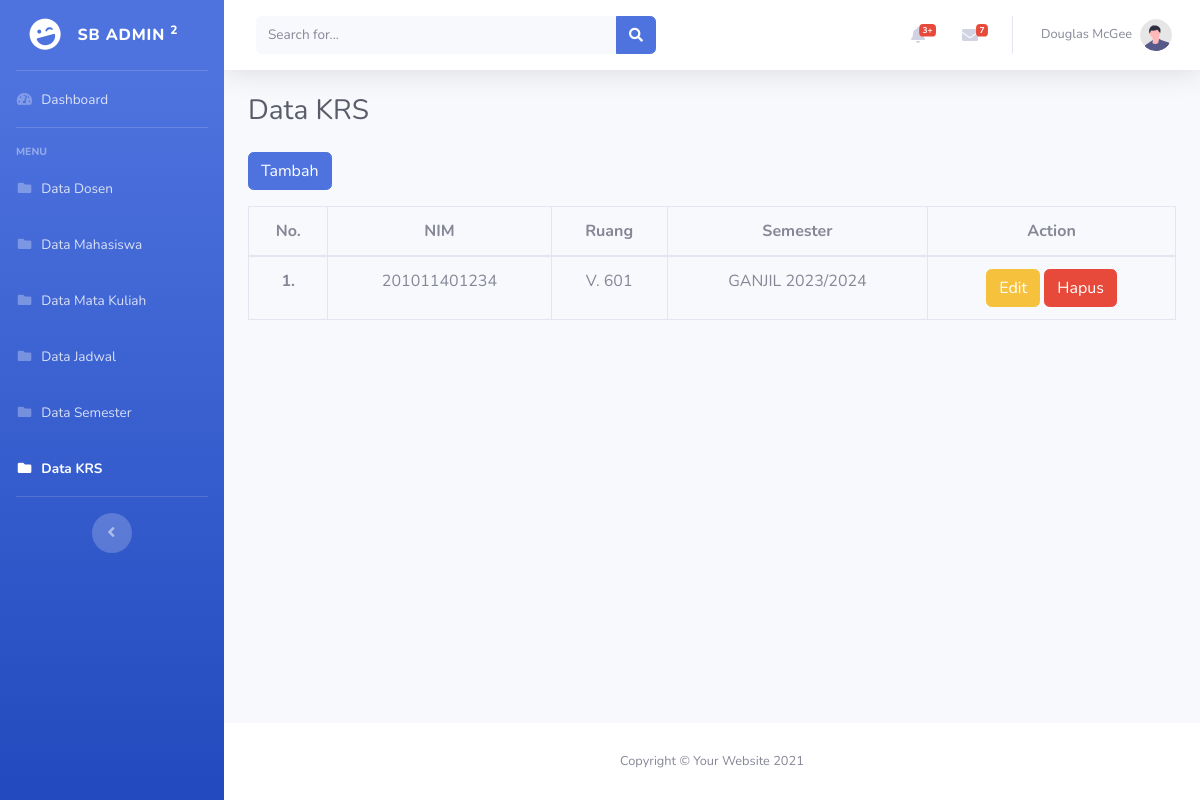
The app's page /admin/krs.php with its own data.
### tables this page shows
CREATE TABLE `tbl_krs` (
  `id_krs` int(11) NOT NULL,
  `nim` varchar(12) NOT NULL,
  `id_jadwal` int(11) NOT NULL,
  `kd_semester` varchar(11) NOT NULL
);

CREATE TABLE `tbl_mahasiswa` (
  `nim` varchar(12) NOT NULL,
  `nama_mahasiswa` varchar(225) NOT NULL,
  `alamat` varchar(255) NOT NULL,
  `jurusan` varchar(59) NOT NULL
);

CREATE TABLE `tbl_jadwal` (
  `id_jadwal` int(11) NOT NULL,
  `kd_dosen` varchar(11) NOT NULL,
  `kd_matkul` varchar(11) NOT NULL,
  `jam` varchar(50) NOT NULL,
  `ruang` varchar(50) NOT NULL
);

CREATE TABLE `tbl_semester` (
  `kd_semester` varchar(11) NOT NULL,
  `semester` varchar(30) NOT NULL
);

### db.php (called while the page is built, shortened)
<?php
class db
{
    private $koneksi;
    function __construct()
    {
        $this->koneksi = new mysqli("localhost", "root", "", "db_pelatihan");
    }
    function getAllKrs()
    {
        $query = "SELECT tbl_krs.*, tbl_mahasiswa.nim, tbl_jadwal.ruang, tbl_semester.semester
                  FROM tbl_krs
                  JOIN tbl_mahasiswa ON tbl_krs.nim = tbl_mahasiswa.nim
                  JOIN tbl_jadwal    ON tbl_krs.id_jadwal = tbl_jadwal.id_jadwal
                  JOIN tbl_semester  ON tbl_krs.kd_semester = tbl_semester.kd_semester";
        return $this->koneksi->query($query);
    }
}

### admin/krs.php (the view)
<?php
include "../templates/header.php";
include "../templates/sidebar.php";
include "../templates/topbar.php";
?>
<div class="container-fluid">
    <h1 class="h3 mb-4 text-gray-800">Data KRS</h1>
    <a href="tambahkrs.php" class="btn btn-primary mb-3">Tambah</a>
    <table class="table table-hover table-bordered">
        <thead>
            <tr class="text-center">
                <th scope="col">No.</th>
                <th scope="col">NIM</th>
                <th scope="col">Ruang</th>
                <th scope="col">Semester</th>
                <th scope="col">Action</th>
            </tr>
        </thead>
        <tbody>
            <?php
            include("../db.php");
            $database = new db();
            $krs = $database->getAllKrs();
            $count = 1;
            foreach ($krs as $data) {
                echo "<tr class='text-center'>";
                echo "<th scope='row'>" . $count . ".</th>";
                echo "<td>" . $data['nim'] . "</td>";
                echo "<td>" . $data['ruang'] . "</td>";
                echo "<td>" . $data['semester'] . "</td>";
                echo "<td>
                    <a href='editkrs.php?id_krs=" . $data['id_krs'] . "' class='btn btn-warning' onclick='return confirm(\"Edit data?\")'>Edit</a>
                    <a href='hapuskrs.php?id_krs=" . $data['id_krs'] . "' class='btn btn-danger' onclick='return confirm(\"Hapus data?\")'>Hapus</a>
                    </td>";
                echo "</tr>";
                $count++;
            }
            ?>
        </tbody>
    </table>
</div>
</div>
<?php
include "../templates/footer.php";
?>

### records on screen
tbl_krs: nim.nim "201011401234", id_jadwal.ruang "V. 601", kd_semester.semester "GANJIL 2023/2024"
